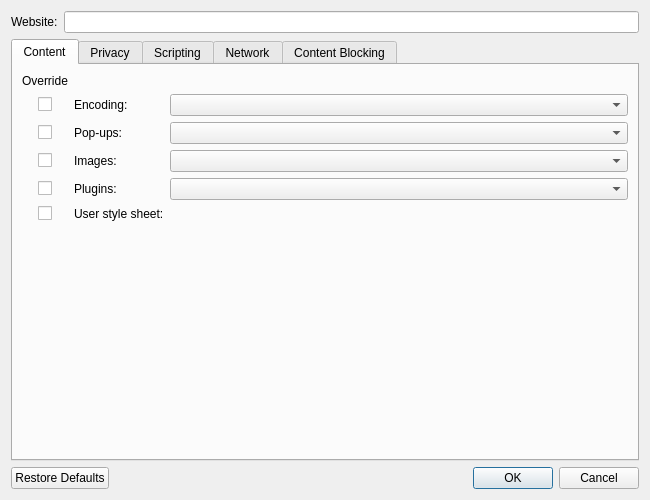
<?xml version="1.0" encoding="UTF-8"?>
<ui version="4.0">
 <class>Otter::WebsitePreferencesDialog</class>
 <widget class="QDialog" name="Otter::WebsitePreferencesDialog">
  <property name="geometry">
   <rect>
    <x>0</x>
    <y>0</y>
    <width>650</width>
    <height>500</height>
   </rect>
  </property>
  <property name="windowTitle">
   <string>Website Preferences</string>
  </property>
  <layout class="QVBoxLayout" name="verticalLayout">
   <item>
    <layout class="QFormLayout" name="generalLayout">
     <property name="fieldGrowthPolicy">
      <enum>QFormLayout::AllNonFixedFieldsGrow</enum>
     </property>
     <item row="0" column="0">
      <widget class="QLabel" name="websiteLabel">
       <property name="text">
        <string>Website:</string>
       </property>
       <property name="buddy">
        <cstring>websiteLineEditWidget</cstring>
       </property>
      </widget>
     </item>
     <item row="0" column="1">
      <widget class="Otter::LineEditWidget" name="websiteLineEditWidget"/>
     </item>
    </layout>
   </item>
   <item>
    <widget class="QTabWidget" name="tabWidget">
     <property name="currentIndex">
      <number>0</number>
     </property>
     <widget class="QWidget" name="contentTab">
      <attribute name="title">
       <string>Content</string>
      </attribute>
      <layout class="QGridLayout" name="contentLayout">
       <item row="1" column="2">
        <widget class="QComboBox" name="encodingComboBox"/>
       </item>
       <item row="4" column="2">
        <widget class="QComboBox" name="enablePluginsComboBox"/>
       </item>
       <item row="0" column="0">
        <widget class="QLabel" name="contentOverrideLabel">
         <property name="text">
          <string>Override</string>
         </property>
        </widget>
       </item>
       <item row="5" column="2">
        <widget class="Otter::FilePathWidget" name="userStyleSheetFilePathWidget" native="true"/>
       </item>
       <item row="2" column="0" alignment="Qt::AlignHCenter">
        <widget class="QCheckBox" name="popupsPolicyOverrideCheckBox">
         <property name="text">
          <string/>
         </property>
        </widget>
       </item>
       <item row="4" column="1">
        <widget class="QLabel" name="enablePluginsLabel">
         <property name="text">
          <string>Plugins:</string>
         </property>
         <property name="buddy">
          <cstring>enablePluginsComboBox</cstring>
         </property>
        </widget>
       </item>
       <item row="5" column="0" alignment="Qt::AlignHCenter">
        <widget class="QCheckBox" name="userStyleSheetOverrideCheckBox">
         <property name="text">
          <string/>
         </property>
        </widget>
       </item>
       <item row="1" column="1">
        <widget class="QLabel" name="encodingLabel">
         <property name="text">
          <string>Encoding:</string>
         </property>
         <property name="buddy">
          <cstring>encodingComboBox</cstring>
         </property>
        </widget>
       </item>
       <item row="4" column="0" alignment="Qt::AlignHCenter">
        <widget class="QCheckBox" name="enablePluginsOverrideCheckBox">
         <property name="text">
          <string/>
         </property>
        </widget>
       </item>
       <item row="2" column="2">
        <widget class="QComboBox" name="popupsPolicyComboBox"/>
       </item>
       <item row="5" column="1">
        <widget class="QLabel" name="userStyleSheetLabel">
         <property name="text">
          <string>User style sheet:</string>
         </property>
        </widget>
       </item>
       <item row="3" column="2">
        <widget class="QComboBox" name="enableImagesComboBox"/>
       </item>
       <item row="7" column="2">
        <spacer name="contentHorizontalSpacer">
         <property name="orientation">
          <enum>Qt::Horizontal</enum>
         </property>
         <property name="sizeHint" stdset="0">
          <size>
           <width>40</width>
           <height>0</height>
          </size>
         </property>
        </spacer>
       </item>
       <item row="6" column="2">
        <spacer name="contentSpacer">
         <property name="orientation">
          <enum>Qt::Vertical</enum>
         </property>
         <property name="sizeHint" stdset="0">
          <size>
           <width>0</width>
           <height>40</height>
          </size>
         </property>
        </spacer>
       </item>
       <item row="1" column="0" alignment="Qt::AlignHCenter">
        <widget class="QCheckBox" name="encodingOverrideCheckBox">
         <property name="text">
          <string/>
         </property>
        </widget>
       </item>
       <item row="3" column="1">
        <widget class="QLabel" name="enableImagesLabel">
         <property name="text">
          <string>Images:</string>
         </property>
         <property name="buddy">
          <cstring>enableImagesComboBox</cstring>
         </property>
        </widget>
       </item>
       <item row="3" column="0" alignment="Qt::AlignHCenter">
        <widget class="QCheckBox" name="enableImagesOverrideCheckBox">
         <property name="text">
          <string/>
         </property>
        </widget>
       </item>
       <item row="2" column="1">
        <widget class="QLabel" name="popupsPolicyLabel">
         <property name="text">
          <string>Pop-ups:</string>
         </property>
         <property name="buddy">
          <cstring>popupsPolicyComboBox</cstring>
         </property>
        </widget>
       </item>
      </layout>
     </widget>
     <widget class="QWidget" name="privacyTab">
      <attribute name="title">
       <string>Privacy</string>
      </attribute>
      <layout class="QGridLayout" name="privacyLayout">
       <item row="7" column="1">
        <layout class="QHBoxLayout" name="keepCookiesModeLayout">
         <item>
          <spacer name="keepCookiesModeSpacer">
           <property name="orientation">
            <enum>Qt::Horizontal</enum>
           </property>
           <property name="sizeType">
            <enum>QSizePolicy::Fixed</enum>
           </property>
           <property name="sizeHint" stdset="0">
            <size>
             <width>20</width>
             <height>0</height>
            </size>
           </property>
          </spacer>
         </item>
         <item>
          <widget class="QLabel" name="keepCookiesModeLabel">
           <property name="text">
            <string>Keep until:</string>
           </property>
           <property name="buddy">
            <cstring>keepCookiesModeComboBox</cstring>
           </property>
          </widget>
         </item>
        </layout>
       </item>
       <item row="2" column="0" alignment="Qt::AlignHCenter">
        <widget class="QCheckBox" name="doNotTrackOverrideCheckBox">
         <property name="text">
          <string/>
         </property>
        </widget>
       </item>
       <item row="5" column="0" alignment="Qt::AlignHCenter">
        <widget class="QCheckBox" name="cookiesPolicyOverrideCheckBox">
         <property name="text">
          <string/>
         </property>
        </widget>
       </item>
       <item row="8" column="2">
        <widget class="QComboBox" name="thirdPartyCookiesPolicyComboBox"/>
       </item>
       <item row="3" column="0" alignment="Qt::AlignHCenter">
        <widget class="QCheckBox" name="rememberBrowsingHistoryOverrideCheckBox">
         <property name="text">
          <string/>
         </property>
        </widget>
       </item>
       <item row="2" column="2">
        <widget class="QComboBox" name="doNotTrackComboBox">
         <property name="currentIndex">
          <number>-1</number>
         </property>
        </widget>
       </item>
       <item row="3" column="1">
        <widget class="QCheckBox" name="rememberBrowsingHistoryCheckBox">
         <property name="text">
          <string>Remember browsing history</string>
         </property>
        </widget>
       </item>
       <item row="7" column="0" alignment="Qt::AlignHCenter">
        <widget class="QCheckBox" name="keepCookiesModeOverrideCheckBox">
         <property name="text">
          <string/>
         </property>
        </widget>
       </item>
       <item row="0" column="0">
        <widget class="QLabel" name="privacyOverrideLabel">
         <property name="text">
          <string>Override</string>
         </property>
        </widget>
       </item>
       <item row="4" column="1">
        <widget class="QCheckBox" name="enableCookiesCheckBox">
         <property name="text">
          <string>Enable cookies</string>
         </property>
        </widget>
       </item>
       <item row="5" column="1">
        <layout class="QHBoxLayout" name="cookiesPolicyLayout">
         <item>
          <spacer name="cookiesPolicySpacer">
           <property name="orientation">
            <enum>Qt::Horizontal</enum>
           </property>
           <property name="sizeType">
            <enum>QSizePolicy::Fixed</enum>
           </property>
           <property name="sizeHint" stdset="0">
            <size>
             <width>20</width>
             <height>0</height>
            </size>
           </property>
          </spacer>
         </item>
         <item>
          <widget class="QLabel" name="cookiesPolicyLabel">
           <property name="text">
            <string>Accept cookies:</string>
           </property>
          </widget>
         </item>
        </layout>
       </item>
       <item row="2" column="1">
        <widget class="QLabel" name="doNotTrackLabel">
         <property name="text">
          <string>Do Not Track:</string>
         </property>
         <property name="buddy">
          <cstring>doNotTrackComboBox</cstring>
         </property>
        </widget>
       </item>
       <item row="7" column="2">
        <widget class="QComboBox" name="keepCookiesModeComboBox"/>
       </item>
       <item row="4" column="0" alignment="Qt::AlignHCenter">
        <widget class="QCheckBox" name="enableCookiesOverrideCheckBox">
         <property name="text">
          <string/>
         </property>
        </widget>
       </item>
       <item row="9" column="0" colspan="3">
        <widget class="QLabel" name="cookiesLabel">
         <property name="text">
          <string>Cookies:</string>
         </property>
         <property name="buddy">
          <cstring>cookiesViewWidget</cstring>
         </property>
        </widget>
       </item>
       <item row="10" column="0" colspan="3">
        <layout class="QHBoxLayout" name="cookiesViewLayout">
         <item>
          <widget class="Otter::ItemViewWidget" name="cookiesViewWidget">
           <property name="editTriggers">
            <set>QAbstractItemView::NoEditTriggers</set>
           </property>
           <property name="alternatingRowColors">
            <bool>true</bool>
           </property>
           <property name="selectionBehavior">
            <enum>QAbstractItemView::SelectRows</enum>
           </property>
          </widget>
         </item>
         <item>
          <layout class="QVBoxLayout" name="cookiesButtonsLayout">
           <item>
            <widget class="QPushButton" name="cookiesAddButton">
             <property name="text">
              <string>Add…</string>
             </property>
            </widget>
           </item>
           <item>
            <widget class="QPushButton" name="cookiesPropertiesButton">
             <property name="enabled">
              <bool>false</bool>
             </property>
             <property name="text">
              <string>Properties…</string>
             </property>
            </widget>
           </item>
           <item>
            <widget class="QPushButton" name="cookiesDeleteButton">
             <property name="enabled">
              <bool>false</bool>
             </property>
             <property name="text">
              <string>Delete</string>
             </property>
            </widget>
           </item>
           <item>
            <spacer name="cookiesSpacer">
             <property name="orientation">
              <enum>Qt::Vertical</enum>
             </property>
             <property name="sizeHint" stdset="0">
              <size>
               <width>20</width>
               <height>40</height>
              </size>
             </property>
            </spacer>
           </item>
          </layout>
         </item>
        </layout>
       </item>
       <item row="8" column="1">
        <layout class="QHBoxLayout" name="thirdPartyCookiesPolicyLayout">
         <item>
          <spacer name="thirdPartyCookiesPolicySpacer">
           <property name="orientation">
            <enum>Qt::Horizontal</enum>
           </property>
           <property name="sizeType">
            <enum>QSizePolicy::Fixed</enum>
           </property>
           <property name="sizeHint" stdset="0">
            <size>
             <width>20</width>
             <height>0</height>
            </size>
           </property>
          </spacer>
         </item>
         <item>
          <widget class="QLabel" name="thirdPartyCookiesPolicyLabel">
           <property name="text">
            <string>Accept third-party cookies:</string>
           </property>
           <property name="buddy">
            <cstring>thirdPartyCookiesPolicyComboBox</cstring>
           </property>
          </widget>
         </item>
        </layout>
       </item>
       <item row="11" column="2">
        <spacer name="privacyHorizontalSpacer">
         <property name="orientation">
          <enum>Qt::Horizontal</enum>
         </property>
         <property name="sizeHint" stdset="0">
          <size>
           <width>40</width>
           <height>0</height>
          </size>
         </property>
        </spacer>
       </item>
       <item row="8" column="0" alignment="Qt::AlignHCenter">
        <widget class="QCheckBox" name="thirdPartyCookiesPolicyOverrideCheckBox">
         <property name="text">
          <string/>
         </property>
        </widget>
       </item>
       <item row="5" column="2">
        <widget class="QComboBox" name="cookiesPolicyComboBox"/>
       </item>
      </layout>
     </widget>
     <widget class="QWidget" name="scriptingTab">
      <attribute name="title">
       <string>Scripting</string>
      </attribute>
      <layout class="QGridLayout" name="scriptingLayout" columnstretch="0,0,0">
       <item row="3" column="0" alignment="Qt::AlignHCenter">
        <widget class="QCheckBox" name="canShowStatusMessagesOverrideCheckBox">
         <property name="text">
          <string/>
         </property>
        </widget>
       </item>
       <item row="2" column="0" alignment="Qt::AlignHCenter">
        <widget class="QCheckBox" name="canChangeWindowGeometryOverrideCheckBox">
         <property name="text">
          <string/>
         </property>
        </widget>
       </item>
       <item row="6" column="1">
        <widget class="QCheckBox" name="canReceiveRightClicksCheckBox">
         <property name="text">
          <string>Allow to receive right mouse button clicks</string>
         </property>
        </widget>
       </item>
       <item row="5" column="0" alignment="Qt::AlignHCenter">
        <widget class="QCheckBox" name="canAccessClipboardOverrideCheckBox">
         <property name="text">
          <string/>
         </property>
        </widget>
       </item>
       <item row="3" column="1">
        <widget class="QCheckBox" name="canShowStatusMessagesCheckBox">
         <property name="text">
          <string>Allow changing of status field</string>
         </property>
        </widget>
       </item>
       <item row="9" column="1">
        <spacer name="scriptingHorizontalSpacer">
         <property name="orientation">
          <enum>Qt::Horizontal</enum>
         </property>
         <property name="sizeHint" stdset="0">
          <size>
           <width>40</width>
           <height>0</height>
          </size>
         </property>
        </spacer>
       </item>
       <item row="6" column="0" alignment="Qt::AlignHCenter">
        <widget class="QCheckBox" name="canReceiveRightClicksOverrideCheckBox">
         <property name="text">
          <string/>
         </property>
        </widget>
       </item>
       <item row="7" column="1">
        <widget class="QLabel" name="canCloseWindowsLabel">
         <property name="text">
          <string>Allow to close windows:</string>
         </property>
         <property name="buddy">
          <cstring>canCloseWindowsComboBox</cstring>
         </property>
        </widget>
       </item>
       <item row="4" column="1">
        <widget class="QCheckBox" name="canHideAddressBarCheckBox">
         <property name="enabled">
          <bool>false</bool>
         </property>
         <property name="text">
          <string>Allow script to hide address bar</string>
         </property>
        </widget>
       </item>
       <item row="2" column="1">
        <widget class="QCheckBox" name="canChangeWindowGeometryCheckBox">
         <property name="text">
          <string>Allow moving and resizing of windows</string>
         </property>
        </widget>
       </item>
       <item row="4" column="0" alignment="Qt::AlignHCenter">
        <widget class="QCheckBox" name="canHideAddressBarOverrideCheckBox">
         <property name="enabled">
          <bool>false</bool>
         </property>
         <property name="text">
          <string/>
         </property>
        </widget>
       </item>
       <item row="0" column="0">
        <widget class="QLabel" name="scriptingOverrideLabel">
         <property name="text">
          <string>Override</string>
         </property>
        </widget>
       </item>
       <item row="1" column="0" alignment="Qt::AlignHCenter">
        <widget class="QCheckBox" name="enableJavaScriptOverrideCheckBox">
         <property name="text">
          <string/>
         </property>
        </widget>
       </item>
       <item row="1" column="1">
        <widget class="QCheckBox" name="enableJavaScriptCheckBox">
         <property name="text">
          <string>Enable JavaScript</string>
         </property>
        </widget>
       </item>
       <item row="7" column="2">
        <widget class="QComboBox" name="canCloseWindowsComboBox"/>
       </item>
       <item row="7" column="0" alignment="Qt::AlignHCenter">
        <widget class="QCheckBox" name="canCloseWindowsOverrideCheckBox">
         <property name="text">
          <string/>
         </property>
        </widget>
       </item>
       <item row="8" column="2">
        <widget class="QComboBox" name="enableFullScreenComboBox"/>
       </item>
       <item row="5" column="1">
        <widget class="QCheckBox" name="canAccessClipboardCheckBox">
         <property name="text">
          <string>Allow access to clipboard</string>
         </property>
        </widget>
       </item>
       <item row="10" column="1">
        <spacer name="scriptingSpacer">
         <property name="orientation">
          <enum>Qt::Vertical</enum>
         </property>
         <property name="sizeHint" stdset="0">
          <size>
           <width>0</width>
           <height>0</height>
          </size>
         </property>
        </spacer>
       </item>
       <item row="8" column="0" alignment="Qt::AlignHCenter">
        <widget class="QCheckBox" name="enableFullScreenOverrideCheckBox">
         <property name="text">
          <string/>
         </property>
        </widget>
       </item>
       <item row="8" column="1">
        <widget class="QLabel" name="enableFullScreenLabel">
         <property name="text">
          <string>Allow to enter full screen mode:</string>
         </property>
         <property name="buddy">
          <cstring>enableFullScreenComboBox</cstring>
         </property>
        </widget>
       </item>
      </layout>
     </widget>
     <widget class="QWidget" name="networkTab">
      <attribute name="title">
       <string>Network</string>
      </attribute>
      <layout class="QGridLayout" name="networkLayout">
       <item row="3" column="0" alignment="Qt::AlignHCenter">
        <widget class="QCheckBox" name="proxyOverrideCheckBox">
         <property name="text">
          <string/>
         </property>
        </widget>
       </item>
       <item row="4" column="3">
        <spacer name="networkSpacer">
         <property name="orientation">
          <enum>Qt::Vertical</enum>
         </property>
         <property name="sizeHint" stdset="0">
          <size>
           <width>0</width>
           <height>0</height>
          </size>
         </property>
        </spacer>
       </item>
       <item row="2" column="3">
        <widget class="Otter::ComboBoxWidget" name="userAgentComboBox"/>
       </item>
       <item row="1" column="1" colspan="2">
        <widget class="QCheckBox" name="sendReferrerCheckBox">
         <property name="text">
          <string>Send referrer information</string>
         </property>
        </widget>
       </item>
       <item row="0" column="0">
        <widget class="QLabel" name="networkOverrideLabel">
         <property name="text">
          <string>Override</string>
         </property>
        </widget>
       </item>
       <item row="3" column="1">
        <widget class="QLabel" name="proxyLabel">
         <property name="text">
          <string>Proxy:</string>
         </property>
         <property name="buddy">
          <cstring>proxyComboBox</cstring>
         </property>
        </widget>
       </item>
       <item row="2" column="1">
        <widget class="QLabel" name="userAgentLabel">
         <property name="text">
          <string>User Agent:</string>
         </property>
         <property name="buddy">
          <cstring>userAgentComboBox</cstring>
         </property>
        </widget>
       </item>
       <item row="2" column="0" alignment="Qt::AlignHCenter">
        <widget class="QCheckBox" name="userAgentOverrideCheckBox">
         <property name="text">
          <string/>
         </property>
        </widget>
       </item>
       <item row="5" column="3">
        <spacer name="networkHorizontalSpacer">
         <property name="orientation">
          <enum>Qt::Horizontal</enum>
         </property>
         <property name="sizeHint" stdset="0">
          <size>
           <width>0</width>
           <height>0</height>
          </size>
         </property>
        </spacer>
       </item>
       <item row="1" column="0" alignment="Qt::AlignHCenter">
        <widget class="QCheckBox" name="sendReferrerOverrideCheckBox">
         <property name="text">
          <string/>
         </property>
        </widget>
       </item>
       <item row="3" column="3">
        <widget class="Otter::ComboBoxWidget" name="proxyComboBox"/>
       </item>
      </layout>
     </widget>
     <widget class="QWidget" name="contentBlockingTab">
      <attribute name="title">
       <string>Content Blocking</string>
      </attribute>
      <layout class="QGridLayout" name="gridLayout">
       <item row="0" column="0">
        <widget class="QLabel" name="contentBlockingOverrideLabel">
         <property name="text">
          <string>Override</string>
         </property>
        </widget>
       </item>
       <item row="2" column="1">
        <widget class="QLabel" name="contentBlockingProfilesLabel">
         <property name="text">
          <string>Profiles:</string>
         </property>
        </widget>
       </item>
       <item row="3" column="1">
        <widget class="Otter::ItemViewWidget" name="contentBlockingProfilesViewWidget">
         <property name="sizeAdjustPolicy">
          <enum>QAbstractScrollArea::AdjustIgnored</enum>
         </property>
         <property name="alternatingRowColors">
          <bool>true</bool>
         </property>
         <property name="selectionMode">
          <enum>QAbstractItemView::SingleSelection</enum>
         </property>
         <property name="selectionBehavior">
          <enum>QAbstractItemView::SelectRows</enum>
         </property>
        </widget>
       </item>
       <item row="2" column="0" alignment="Qt::AlignHCenter">
        <widget class="QCheckBox" name="contentBlockingProfilesOverrideCheckBox">
         <property name="text">
          <string/>
         </property>
        </widget>
       </item>
       <item row="4" column="1">
        <widget class="QCheckBox" name="enableCustomRulesCheckBox">
         <property name="text">
          <string>Enable custom rules</string>
         </property>
        </widget>
       </item>
      </layout>
     </widget>
    </widget>
   </item>
   <item>
    <widget class="QDialogButtonBox" name="buttonBox">
     <property name="orientation">
      <enum>Qt::Horizontal</enum>
     </property>
     <property name="standardButtons">
      <set>QDialogButtonBox::Cancel|QDialogButtonBox::Ok|QDialogButtonBox::RestoreDefaults</set>
     </property>
     <property name="centerButtons">
      <bool>false</bool>
     </property>
    </widget>
   </item>
  </layout>
 </widget>
 <customwidgets>
  <customwidget>
   <class>Otter::ComboBoxWidget</class>
   <extends>QComboBox</extends>
   <header>src/ui/ComboBoxWidget.h</header>
  </customwidget>
  <customwidget>
   <class>Otter::FilePathWidget</class>
   <extends>QWidget</extends>
   <header>src/ui/FilePathWidget.h</header>
   <container>1</container>
  </customwidget>
  <customwidget>
   <class>Otter::ItemViewWidget</class>
   <extends>QTreeView</extends>
   <header>src/ui/ItemViewWidget.h</header>
  </customwidget>
  <customwidget>
   <class>Otter::LineEditWidget</class>
   <extends>QLineEdit</extends>
   <header>src/ui/LineEditWidget.h</header>
  </customwidget>
 </customwidgets>
 <tabstops>
  <tabstop>websiteLineEditWidget</tabstop>
  <tabstop>tabWidget</tabstop>
  <tabstop>encodingOverrideCheckBox</tabstop>
  <tabstop>encodingComboBox</tabstop>
  <tabstop>popupsPolicyOverrideCheckBox</tabstop>
  <tabstop>popupsPolicyComboBox</tabstop>
  <tabstop>enableImagesOverrideCheckBox</tabstop>
  <tabstop>enablePluginsOverrideCheckBox</tabstop>
  <tabstop>enablePluginsComboBox</tabstop>
  <tabstop>userStyleSheetOverrideCheckBox</tabstop>
  <tabstop>cookiesViewWidget</tabstop>
  <tabstop>cookiesAddButton</tabstop>
  <tabstop>cookiesPropertiesButton</tabstop>
  <tabstop>cookiesDeleteButton</tabstop>
  <tabstop>enableJavaScriptOverrideCheckBox</tabstop>
  <tabstop>enableJavaScriptCheckBox</tabstop>
  <tabstop>canChangeWindowGeometryOverrideCheckBox</tabstop>
  <tabstop>canChangeWindowGeometryCheckBox</tabstop>
  <tabstop>canShowStatusMessagesOverrideCheckBox</tabstop>
  <tabstop>canShowStatusMessagesCheckBox</tabstop>
  <tabstop>canHideAddressBarOverrideCheckBox</tabstop>
  <tabstop>canHideAddressBarCheckBox</tabstop>
  <tabstop>canAccessClipboardOverrideCheckBox</tabstop>
  <tabstop>canAccessClipboardCheckBox</tabstop>
  <tabstop>sendReferrerOverrideCheckBox</tabstop>
  <tabstop>userAgentOverrideCheckBox</tabstop>
  <tabstop>userAgentComboBox</tabstop>
  <tabstop>proxyOverrideCheckBox</tabstop>
  <tabstop>proxyComboBox</tabstop>
 </tabstops>
 <resources/>
 <connections/>
</ui>
